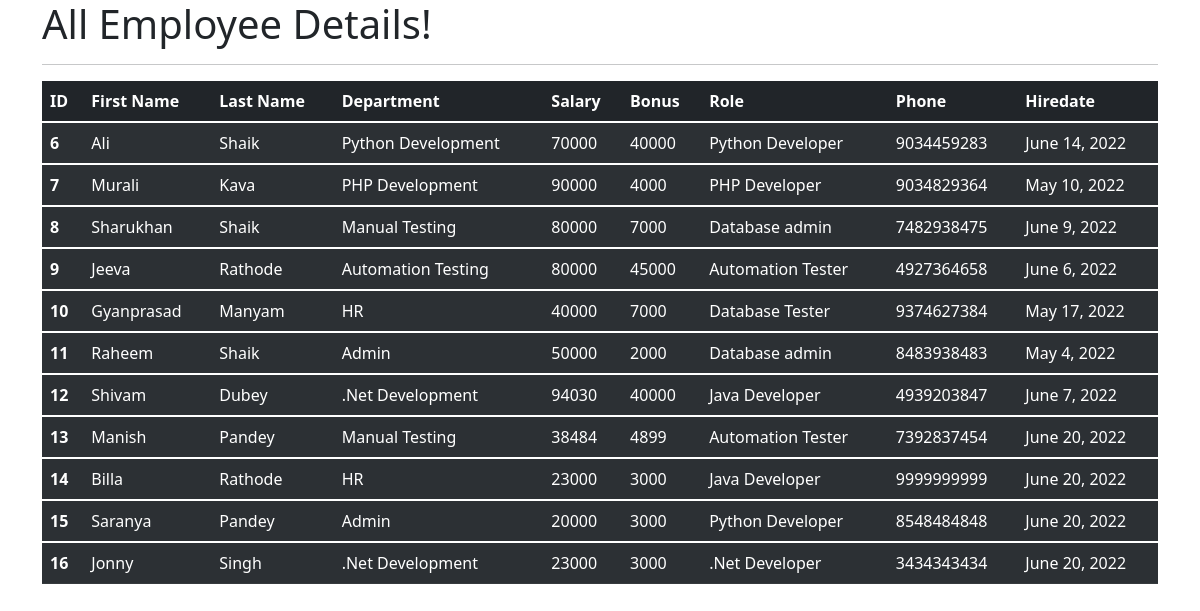
The app's page /all_emp with its own data.
### emp_app/models.py (models this page shows, shortened)
class Employee(models.Model):
    first_name = models.CharField(max_length=100, null=False)
    last_name = models.CharField(max_length=100)
    dept = models.ForeignKey(Department, on_delete=models.CASCADE)
    salary = models.IntegerField(default=0)
    bonus = models.IntegerField(default=0)
    role = models.ForeignKey(Role,on_delete=models.CASCADE)
    phone = models.IntegerField(default=0)
    hire_date = models.DateField()
    def __str__(self):
        return "%s %s %s"%(self.first_name,self.last_name,self.phone)

class Department(models.Model):
    name = models.CharField(max_length=100,null=False)
    location = models.CharField(max_length=100)

class Role(models.Model):
    name = models.CharField(max_length=100)

### emp_app/views.py (the view)
# urls.py: path('all_emp',views.all_emp,name='all_emp'),
def all_emp(request):
    emps = Employee.objects.all()
    context = {
        'emps':emps
    }
    print(context)
    return render(request,'view_all_emp.html',context)

### emp_app/Templates/view_all_emp.html (shortened to what this page needs)
<!doctype html>
<html lang="en">
  <head>
    <link href="https://cdn.jsdelivr.net/npm/bootstrap@5.1.3/dist/css/bootstrap.min.css" rel="stylesheet">
  </head>
  <body>
  <div class="container">
      <h1>All Employee Details!</h1>
      <hr>
      <table class="table table-dark table-striped">
  <thead>
    <tr>
      <th scope="col">ID</th>
      <th scope="col">First Name</th>
      <th scope="col">Last Name</th>
      <th scope="col">Department</th>
      <th scope="col">Salary</th>
      <th scope="col">Bonus</th>
      <th scope="col">Role</th>
      <th scope="col">Phone</th>
      <th scope="col">Hiredate</th>
    </tr>
  </thead>
          {% for emp in emps %}
  <tbody>
    <tr>
      <th scope="row">{{emp.id}}</th>
      <td>{{emp.first_name}}</td>
      <td>{{emp.last_name}}</td>
      <td>{{emp.dept.name}}</td>
      <td>{{emp.salary}}</td>
      <td>{{emp.bonus}}</td>
      <td>{{emp.role.name}}</td>
      <td>{{emp.phone}}</td>
      <td>{{emp.hire_date}}</td>
    </tr>
  </tbody>
        {% endfor %}
</table>
</div>
  </body>
</html>

### records on screen
Employee: id "6", first_name "Ali", last_name "Shaik", dept.name "Python Development", salary "70000", bonus "40000", role.name "Python Developer", phone "9034459283", hire_date "June 14, 2022"
Employee: id "7", first_name "Murali", last_name "Kava", dept.name "PHP Development", salary "90000", bonus "4000", role.name "PHP Developer", phone "9034829364", hire_date "May 10, 2022"
Employee: id "8", first_name "Sharukhan", last_name "Shaik", dept.name "Manual Testing", salary "80000", bonus "7000", role.name "Database admin", phone "7482938475", hire_date "June 9, 2022"
Employee: id "9", first_name "Jeeva", last_name "Rathode", dept.name "Automation Testing", salary "80000", bonus "45000", role.name "Automation Tester", phone "4927364658", hire_date "June 6, 2022"
Employee: id "10", first_name "Gyanprasad", last_name "Manyam", dept.name "HR", salary "40000", bonus "7000", role.name "Database Tester", phone "9374627384", hire_date "May 17, 2022"
Employee: id "11", first_name "Raheem", last_name "Shaik", dept.name "Admin", salary "50000", bonus "2000", role.name "Database admin", phone "8483938483", hire_date "May 4, 2022"
Employee: id "12", first_name "Shivam", last_name "Dubey", dept.name ".Net Development", salary "94030", bonus "40000", role.name "Java Developer", phone "4939203847", hire_date "June 7, 2022"
Employee: id "13", first_name "Manish", last_name "Pandey", dept.name "Manual Testing", salary "38484", bonus "4899", role.name "Automation Tester", phone "7392837454", hire_date "June 20, 2022"
Employee: id "14", first_name "Billa", last_name "Rathode", dept.name "HR", salary "23000", bonus "3000", role.name "Java Developer", phone "9999999999", hire_date "June 20, 2022"
Employee: id "15", first_name "Saranya", last_name "Pandey", dept.name "Admin", salary "20000", bonus "3000", role.name "Python Developer", phone "8548484848", hire_date "June 20, 2022"
Employee: id "16", first_name "Jonny", last_name "Singh", dept.name ".Net Development", salary "23000", bonus "3000", role.name ".Net Developer", phone "3434343434", hire_date "June 20, 2022"
